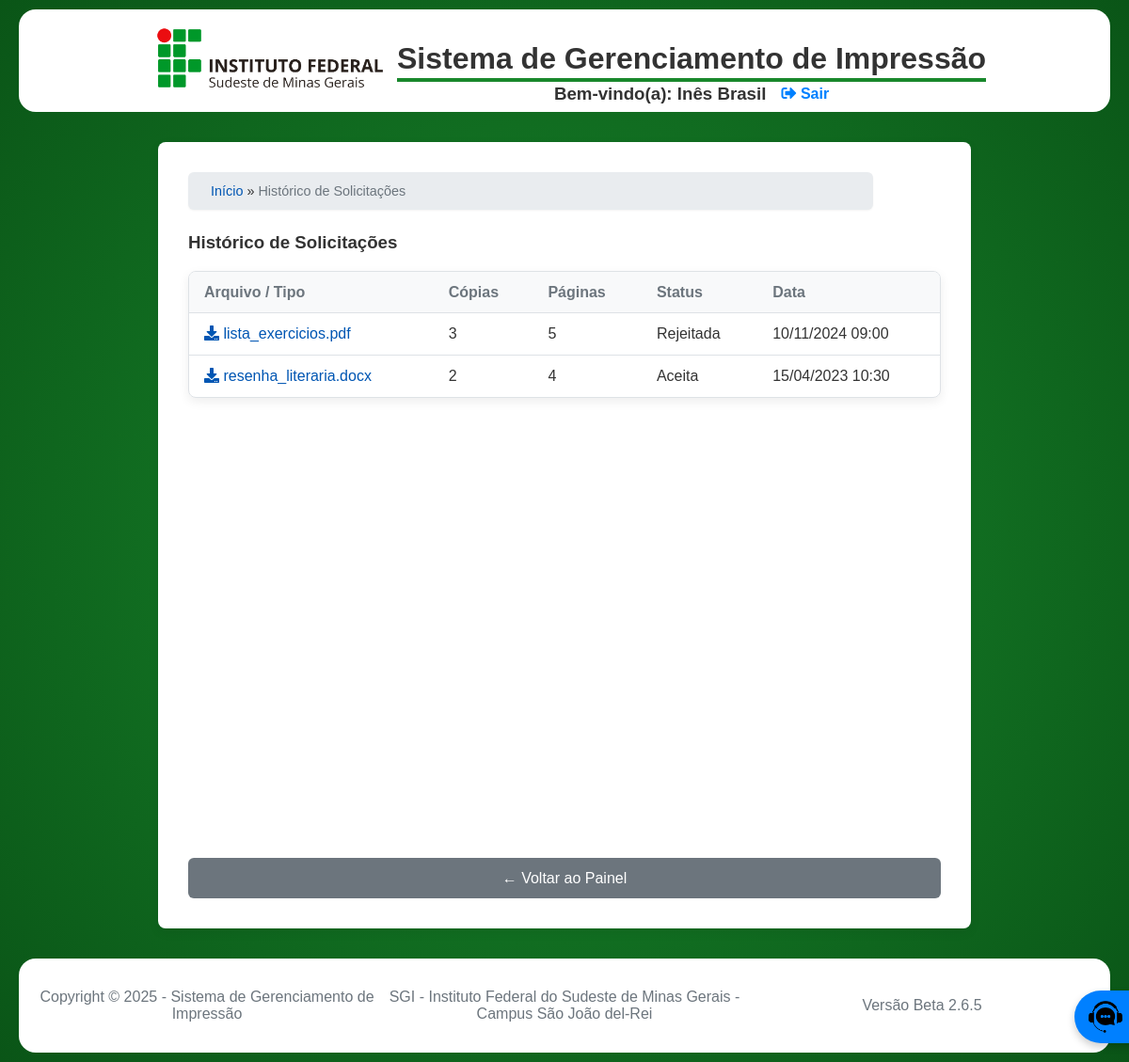
The app's page /pages/aluno/historico_solicitacoes.php (signed in) with its own data.
### tables this page shows
CREATE TABLE `SolicitacaoImpressao` (
  `id` int(11) NOT NULL AUTO_INCREMENT,
  `cpf_solicitante` char(11) NOT NULL,
  `tipo_solicitante` enum('Aluno','Servidor') NOT NULL,
  `arquivo_path` text DEFAULT NULL,
  `qtd_copias` int(11) NOT NULL,
  `qtd_paginas` int(11) NOT NULL DEFAULT 1,
  `colorida` tinyint(1) NOT NULL DEFAULT 0,
  `status` enum('Nova','Lida','Aceita','Rejeitada') NOT NULL DEFAULT 'Nova',
  `data_criacao` datetime NOT NULL DEFAULT current_timestamp(),
  `reprografia_id` int(11) DEFAULT NULL,
  `arquivada` tinyint(1) NOT NULL DEFAULT 0,
  PRIMARY KEY (`id`),
  KEY `reprografia_id` (`reprografia_id`),
  CONSTRAINT `SolicitacaoImpressao_ibfk_1` FOREIGN KEY (`reprografia_id`) REFERENCES `Reprografia` (`id`) ON DELETE SET NULL
);

### pages/aluno/historico_solicitacoes.php (the view, shortened to what this page needs)
<?php
require_once '../../includes/config.php';
require_once '../../includes/header.php';
$aluno_cpf = $_SESSION['usuario']['cpf'];
$stmt = $conn->prepare(
    'SELECT id, arquivo_path, qtd_copias, qtd_paginas, status, data_criacao
     FROM SolicitacaoImpressao
     WHERE cpf_solicitante = ? AND tipo_solicitante = "Aluno"
     ORDER BY data_criacao DESC'
);
$stmt->execute([$aluno_cpf]);
$solicitacoes = $stmt->fetchAll(PDO::FETCH_ASSOC);
?>
<link rel="stylesheet" href="./css/dashboard_aluno.css?v=<?= ASSET_VERSION ?>">
<main class="container">
    <div class="container-principal">
        <?php
        if (isset($_SESSION['usuario'])) {
            gerar_migalhas();
        }
        ?>
    <h3>Histórico de Solicitações</h3>
    <div class="tabela-container">
        <div id="tabela-solicitacoes">
            <table>
                <thead>
                    <tr>
                        <th>Arquivo / Tipo</th>
                        <th>Cópias</th>
                        <th>Páginas</th>
                        <th>Status</th>
                        <th>Data</th>
                    </tr>
                </thead>
                <tbody>
                    <?php if (empty($solicitacoes)): ?>
                        <tr><td colspan="5" style="text-align: center;">Nenhuma solicitação encontrada no seu histórico.</td></tr>
                    <?php else: foreach ($solicitacoes as $s): ?>
                        <tr>
                            <td>
                                <?php
                                if (empty($s['arquivo_path'])) {
                                    echo '<strong><i class="fas fa-store-alt"></i> <em>Solicitação no Balcão</em></strong>';
                                } else {
                                    echo '<a href="./functions/download.php?id_solicitacao=' . htmlspecialchars($s['id']) . '" target="_blank" title="Baixar ' . htmlspecialchars($s['arquivo_path']) . '">';
                                    echo '<i class="fas fa-download"></i> ' . htmlspecialchars($s['arquivo_path']);
                                    echo '</a>';
                                }
                                ?>
                            </td>
                            <td><?= (int)$s['qtd_copias'] ?></td>
                            <td><?= (int)$s['qtd_paginas'] ?></td>
                            <td><?= htmlspecialchars($s['status']) ?></td>
                            <td><?= htmlspecialchars(date('d/m/Y H:i', strtotime($s['data_criacao']))) ?></td>
                        </tr>
                    <?php endforeach; endif; ?>
                </tbody>
            </table>
        </div>
    </div>
    <button onclick="window.location.href='dashboard_aluno.php'">&larr; Voltar ao Painel</button>
</main>
<?php require_once '../../includes/footer.php'; ?>

### css/styles.css (style rules this page uses)
body { background: radial-gradient(circle at center, #19882c, #0A5517); background-attachment: fixed; font-family: Arial, sans-serif; margin: 0; padding: 0; color: #333; }
a { text-decoration: none; }

### pages/aluno/css/dashboard_aluno.css (style rules this page uses)
:root { --cor-primaria: #007bff; --cor-primaria-hover: #0056b3; --cor-fundo: #f4f7f6; --cor-superficie: #ffffff; --cor-texto: #212529; --cor-texto-suave: #6c757d; --cor-borda: #dee2e6; --cor-fundo-claro: #f8f9fa; --sombra-card: 0 4px 12px rgba(0, 0, 0, 0.07); --raio-borda: 8px; }
.container { max-width: 800px; margin: 2em auto; padding: 2em; background-color: var(--cor-superficie); border-radius: var(--raio-borda); box-shadow: var(--sombra-card); }
button { background-color: var(--cor-primaria); color: white; border: none; padding: 0.8em 1.5em; border-radius: 6px; font-size: 1em; font-weight: 500; cursor: pointer; width: 100%; transition: background-color 0.2s, transform 0.1s; }
button[onclick^="window.location.href"] { background-color: var(--cor-texto-suave); margin-top: 1.5em; }
.tabela-container { min-height: 600px; }
#tabela-solicitacoes { overflow-x: auto; border: 1px solid var(--cor-borda); border-radius: var(--raio-borda); box-shadow: var(--sombra-card); }
#tabela-solicitacoes table { width: 100%; border-collapse: collapse; }
#tabela-solicitacoes th, #tabela-solicitacoes td { padding: 0.8em 1em; text-align: left; vertical-align: middle; border-bottom: 1px solid var(--cor-borda); }
#tabela-solicitacoes thead { background-color: var(--cor-fundo-claro); }
#tabela-solicitacoes th { font-weight: 700; color: var(--cor-texto-suave); }
#tabela-solicitacoes tbody tr:last-child td { border-bottom: none; }
#tabela-solicitacoes td a { color: var(--cor-primaria-hover); text-decoration: none; font-weight: 500; }

### records on screen
solicitacaoimpressao: arquivo_path "lista_exercicios.pdf", qtd_copias "3", qtd_paginas "5", status "Rejeitada", data_criacao "10/11/2024 09:00"
solicitacaoimpressao: arquivo_path "resenha_literaria.docx", qtd_copias "2", qtd_paginas "4", status "Aceita", data_criacao "15/04/2023 10:30"

### other values on screen
SITE_NAME "Sistema de Gerenciamento de Impressão"
$nome_exibicao "Histórico de Solicitações"
CURRENT_YEAR "2025"
SITE_DESCRIPTION "SGI - Instituto Federal do Sudeste de Minas Gerais - Campus São João del-Rei"
ASSET_VERSION "2.6.5"
